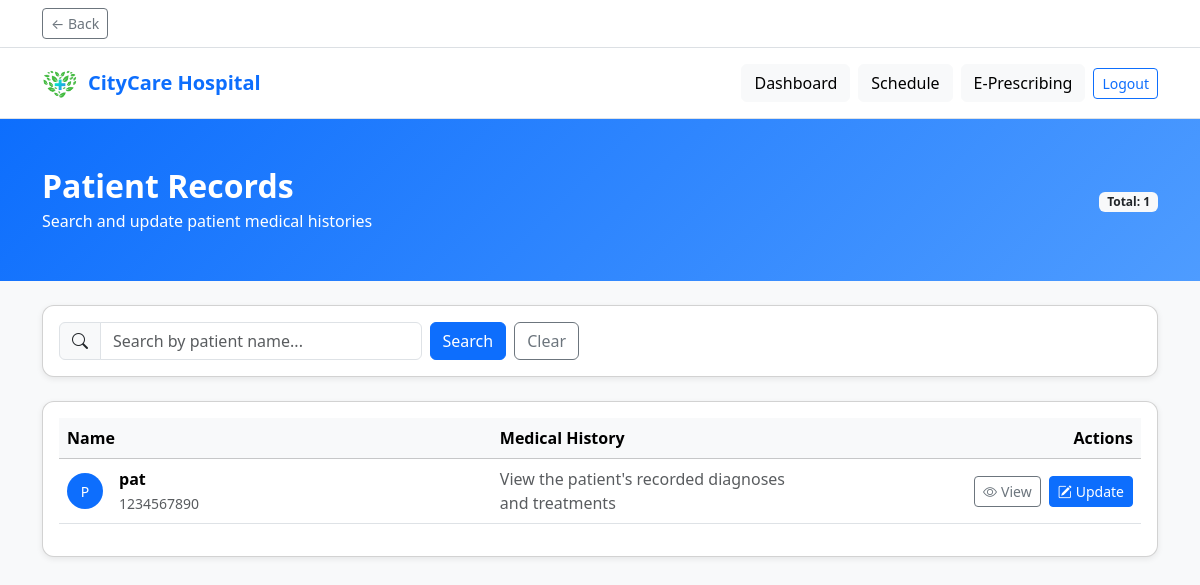
/doctor/patient-records/, run on an earlier commit of the app's database.
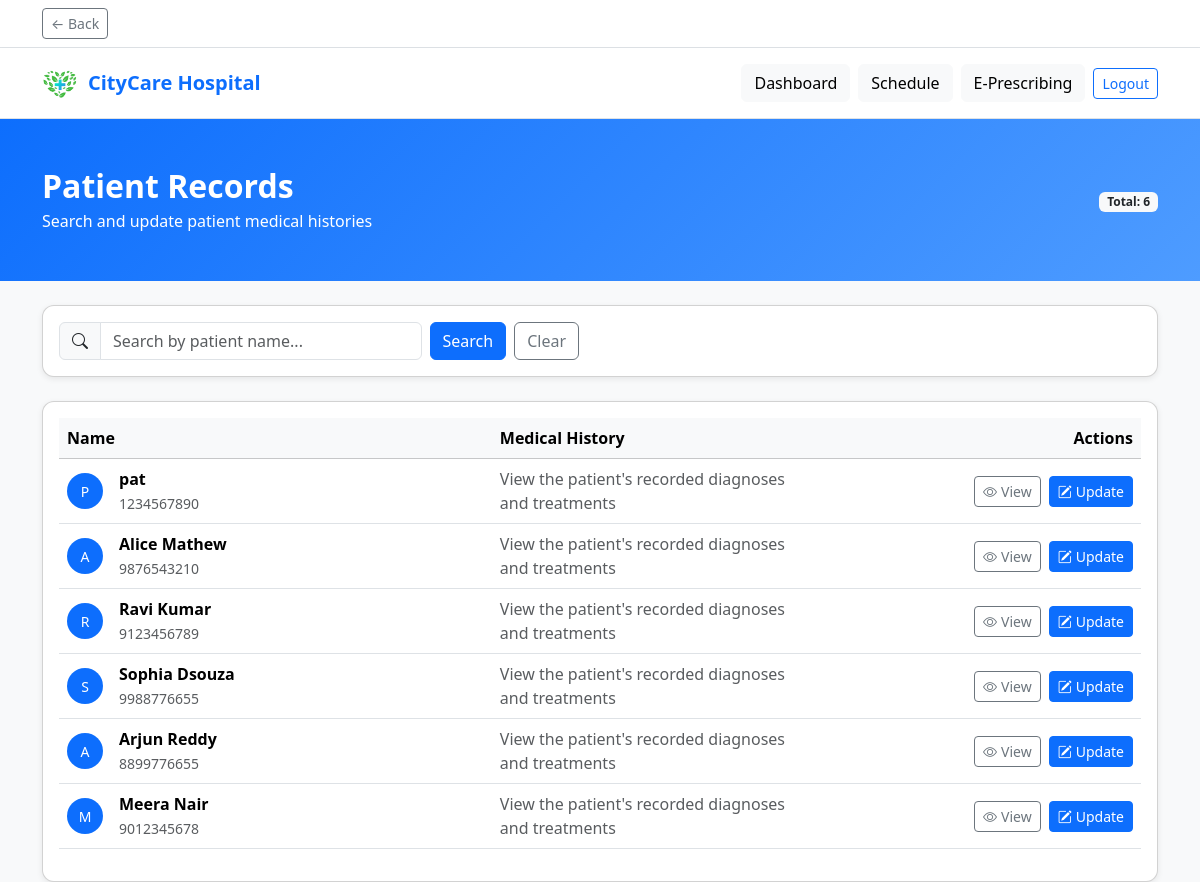
And on a later commit of the database.
### hospital/models.py (models this page shows, shortened)
class Patient(models.Model):
	pname = models.CharField(max_length=100)
	dob = models.DateField(null=True, blank=True)
	gender = models.CharField(max_length=10, null=True, blank=True)
	contact = models.CharField(max_length=20)
	address = models.TextField()
	email = models.EmailField(unique=True)
	password = models.CharField(max_length=128)
	insurance_info = models.TextField(blank=True, null=True)

### hospital/views.py (the view)
# urls.py: path('doctor/patient-records/', views.patient_records, name='patient_records'),
def patient_records(request):
	from .models import Patient
	query = request.GET.get('q', '')
	if query:
		patients = Patient.objects.filter(pname__icontains=query)
	else:
		patients = Patient.objects.all()
	return render(request, 'doctor/patient_records.html', {'patients': patients, 'query': query})

### hospital/templates/doctor/patient_records.html (shortened to what this page needs)
{% load static %}
<!DOCTYPE html>
<html lang="en">
<head>
        <link href="https://cdn.jsdelivr.net/npm/bootstrap@5.3.2/dist/css/bootstrap.min.css" rel="stylesheet">
        <link href="https://cdn.jsdelivr.net/npm/bootstrap-icons/font/bootstrap-icons.css" rel="stylesheet">
</head>
<body>
    {% include 'components/back_bar.html' %}
    <header class="bg-white shadow-sm border-bottom">
        <div class="container py-3 d-flex justify-content-between align-items-center">
            <div class="d-flex align-items-center">
                <img src="{% static 'images/logo.png' %}" alt="Logo" style="height: 36px; width: 36px; margin-right: 10px;">
                <h1 class="h5 text-primary fw-bold mb-0">CityCare Hospital</h1>
            </div>
            <nav class="d-flex align-items-center gap-2">
                <a href="/doctor/dashboard/" class="btn btn-light">Dashboard</a>
                <a href="/doctor/appointment-schedule/" class="btn btn-light">Schedule</a>
                <a href="/doctor/e-prescribing/" class="btn btn-light">E-Prescribing</a>
                <button class="btn btn-outline-primary btn-sm" data-bs-toggle="modal" data-bs-target="#logoutModal">Logout</button>
            </nav>
        </div>
    </header>
    <section class="page-header py-5 mb-4">
        <div class="container d-flex flex-wrap justify-content-between align-items-center gap-3">
            <div>
                <h2 class="fw-bold mb-1">Patient Records</h2>
                <p class="mb-0">Search and update patient medical histories</p>
            </div>
            <div class="text-end">
                <span class="badge bg-light text-dark">Total: {{ patients|length }}</span>
            </div>
        </div>
    </section>
    <div class="container">
        <div class="card mb-4">
            <div class="card-body d-flex flex-wrap align-items-center justify-content-between gap-2">
                <form class="d-flex gap-2 search-input flex-grow-1" method="get">
                    <div class="input-group">
                        <span class="input-group-text bg-light"><i class="bi bi-search"></i></span>
                        <input type="text" class="form-control" name="q" value="{{ query }}" placeholder="Search by patient name...">
                    </div>
                    <button class="btn btn-primary" type="submit">Search</button>
                    <a class="btn btn-outline-secondary" href="/doctor/patient-records/">Clear</a>
                </form>
            </div>
        </div>
        <div class="card">
            <div class="card-body">
                <div class="table-responsive">
                    <table class="table table-hover align-middle">
                        <thead class="table-light">
                            <tr>
                                <th style="width:40%">Name</th>
                                <th style="width:30%">Medical History</th>
                                <th style="width:30%" class="text-end">Actions</th>
                            </tr>
                        </thead>
                        <tbody>
                            {% for patient in patients %}
                            <tr>
                                <td>
                                    <div class="d-flex align-items-center">
                                        <div class="rounded-circle bg-primary text-white d-flex justify-content-center align-items-center me-3" style="width:36px; height:36px;">
                                            <span class="small">{{ patient.pname|first|upper }}</span>
                                        </div>
                                        <div>
                                            <div class="fw-semibold">{{ patient.pname }}</div>
                                            {% if patient.contact %}<small class="text-muted">{{ patient.contact }}</small>{% endif %}
                                        </div>
                                    </div>
                                </td>
                                <td>
                                    <span class="text-muted">View the patient's recorded diagnoses and treatments</span>
                                </td>
                                <td class="text-end">
                                    <div class="d-inline-flex gap-2">
                                        <a href="/patient/medical-history/?name={{ patient.pname }}" class="btn btn-outline-secondary btn-sm"><i class="bi bi-eye me-1"></i>View</a>
                                        <a href="/doctor/update-medical-history/{{ patient.id }}/" class="btn btn-primary btn-sm"><i class="bi bi-pencil-square me-1"></i>Update</a>
                                    </div>
                                </td>
                            </tr>
                            {% empty %}
                            <tr>
                                <td colspan="3" class="text-center text-muted py-3">No patients found.</td>
                            </tr>
                            {% endfor %}
                        </tbody>
                    </table>
                </div>
            </div>
        </div>
    </div>
</body>
</html>

### hospital/templates/components/back_bar.html
<div class="border-bottom bg-white">
  <div class="container py-2">
    <a href="#" class="btn btn-outline-secondary btn-sm" onclick="event.preventDefault(); if (document.referrer) { history.back(); } else { window.location.href='/' }">
      &#8592; Back
    </a>
  </div>
</div>

### hospital/templates/doctor/patient_records.html (style rules this page uses)
body { background-color: #f8f9fa; }
.card { border-radius: 12px; box-shadow: 0 2px 6px rgba(0,0,0,0.08); }
.page-header { background: linear-gradient(135deg, #0d6efd, #4e9cff); color: #fff; }
.search-input { max-width: 520px; }

What changed in the data, as far as the page shows it:
added Patient: pname|first "A", pname "Alice Mathew", contact "9876543210"
added Patient: pname|first "R", pname "Ravi Kumar", contact "9123456789"
added Patient: pname|first "S", pname "Sophia Dsouza", contact "9988776655"
added Patient: pname|first "A", pname "Arjun Reddy", contact "8899776655"
added Patient: pname|first "M", pname "Meera Nair", contact "9012345678"
Also different on the page:
{{ patients|length }}: "1" → "6"
